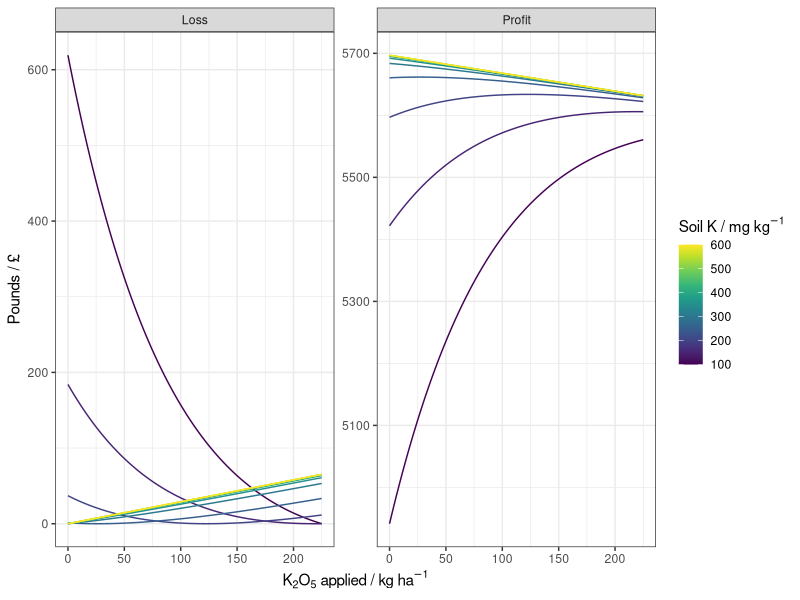

Source code (R):
## ---- chunk 1

rm(list = ls())
gc()

library(tidyverse)
library(viridis)

theme_set(theme_bw())

## ---- chunk 2

par(mfrow = c(1,1))


# Create basic dataframe containing mean prediction and variance (constant)
test_df_K <- data.frame(meanK = c(100, 150, 200, 250, 300,
                                  350, 400, 500, 550, 600),
                      krigVar = c(rep(50,10)))


## ---- chunk 3

f_Avail_K <- function (mean_Sv, sig_v, S,n, FE){

  BER=0.29/90;
  
  #A = 373.64;
  #B = -374.37;
  #C = -3.52;
  #R = 0.98;
  
  A = 63.3;
  B = -63.3;
  C = 0;
  R = 0.98;
  
  
  sig=sig_v;
  meanS=mean_Sv;
  
  #OPtimum N (fertilizer to apply) (Equation 10)
  N0=(log((BER/0.52-C)/(R^S*B*log(R)))/(0.52*log(R)));
  
  # Profit under F0 (Equation 9)
  Profit=(A+B*R^((0.52*N0)+S)+C*((0.52*N0)+S))*90-(0.29*N0);
  
  # We estimate the expected loss (Equation 12) 
  y=(Profit-((A+B*R^((0.52*FE)+S)+C*((0.52*FE)+S))*90-0.29*FE))*(1/(sqrt(2*pi)*sig)*exp(-0.5*(S-meanS)^2/(sig^2)));
  
  y


  }


## ---- chunk 4

# Integration of the function f_avail_K()
intgr_AvailK <- function (S_v,sig,FE_v) {

  BER=0.29/90;
  
  A = 63.3;
  B = -63.3;
  C = 0;
  R = 0.98;
  
  #let S=10 for example
  S=S_v;
  
  #OPtimum N
  N0=log((BER/0.52-C)/(R^S*B*log(R)))/(0.52*log(R)); 
  
  N0 <- ifelse(N0 > 225, 225, N0)
  
  N0 <- ifelse(N0 < 0, 0, N0)
  
  N=0:225;
  
  Profit=(A+B*R^((0.52*N)+S)+C*((0.52*N)+S))*90-(0.29*N);
  
  N0Profit=(A+B*R^((0.52*N0)+S)+C*((0.52*N0)+S))*90-(0.29*N0);
  
  
  L=((A+B*R^((0.52*N0)+S)+C*((0.52*N0)+S))*90-0.29*N0)-Profit;
  
  q = integrate(f_Avail_K,0,1000, mean_Sv = S, sig_v = sig, FE = FE_v);
  out1 <- q$value
  out2 <- q$abs.error
  out3 <- N
  
  return(list(Profit, L, out1, out2,out3, N0, N0Profit))

  }

## ---- chunk 5

# Compute the optimum fertilizer under uncertainty
# Equation 11
r_intgr_K <- function (mean_Sv, S, sig_v){

  R = 0.98;
  meanS = mean_Sv;
  sig = sig_v;
  
  y <- (R^S)*(1/(sqrt(2*pi)*sig)*exp(-0.5*(S-meanS)^2/(sig^2)))
  
  return(y)
  }

  # Integration
  opt_L_f_K <- function (S_v, sig){
  
    BER=0.29/90;
  
    #A = 373.64;
    #B = -374.37;
    #C = -3.52;
    #R = 0.98;
    
    A = 63.3;
    B = -63.3;
    C = 0;
    R = 0.98;
  
    #sig = sig;
    #sig_v = sig;
    tmp_v <- integrate(r_intgr_K,0,1000,
                       mean_Sv = S_v,
                       sig_v=sig)
    
    opt_L_N = log((BER/0.52-C)/(B*log(R)*tmp_v$value))/(0.52*log(R))
    
    # Constrain the fertilizer application rate 0 < Fopt < 225
    # check whether > 225
    opt_LN_kg_f2 <- ifelse(opt_L_N > 225, 225, opt_L_N)
    
    # check whether < 0
    opt_LN_kg_f3 <- ifelse(opt_LN_kg_f2 < 0, 0, opt_LN_kg_f2)
      
    return(opt_LN_kg_f3)
  
    }


  K_opt_out <- lapply(1:nrow(test_df_K),
                    function (x)
                      opt_L_f_K(S_v = test_df_K[x,c("meanK")],
                              sig = sqrt(test_df_K[x,c("krigVar")])))



## ---- chunk 6

# lapply to intgr_AvailK function on data frame (with fixed (small) kriging variance of 50)
test_out_K <- lapply(1:nrow(test_df_K),
                   function (x)
                   intgr_AvailK(test_df_K[x,c("meanK")],
                                sqrt(test_df_K[x,c("krigVar")]),
                                FE_v = K_opt_out[[x]]))


# Profit dataframe
P_df <- do.call(rbind, lapply(1:length(test_out_K),
                function (x)
                  data.frame(value = test_out_K[[x]][[1]],
                             n = c(0:225),
                             Sig_value = test_df_K[x,c("krigVar")],
                             Nutrient_content = test_df_K[x,c("meanK")],
                             Gr_v = as.integer(round(test_df_K[x, c("meanK")],1)),
                             ID = c("Profit"))))

# Loss dataframe
L_df <- do.call(rbind, lapply(1:length(test_out_K),
                function (x)
                  data.frame(value = test_out_K[[x]][[2]],
                             n = c(0:225),
                             Sig_value = test_df_K[x,c("krigVar")],
                             Nutrient_content = test_df_K[x,c("meanK")],
                             Gr_v = as.integer(round(test_df_K[x, c("meanK")],1)),
                             ID = c("Loss"))))


# Create long data frame and plot
rbind(P_df, L_df) %>% 
  ggplot(.,aes(n,value, col=Nutrient_content,group=Gr_v))+
    geom_line()+
    xlab(expression(paste(K[2],O[5]," applied / kg ",ha^-1)))+
    ylab("Pounds / £")+
    facet_wrap(~ID,
              scales="free_y")+
    labs(col = expression(paste("Soil K / mg ",kg^-1)))+
    scale_color_gradientn(colors = viridis::viridis(nrow(test_df_K)))


